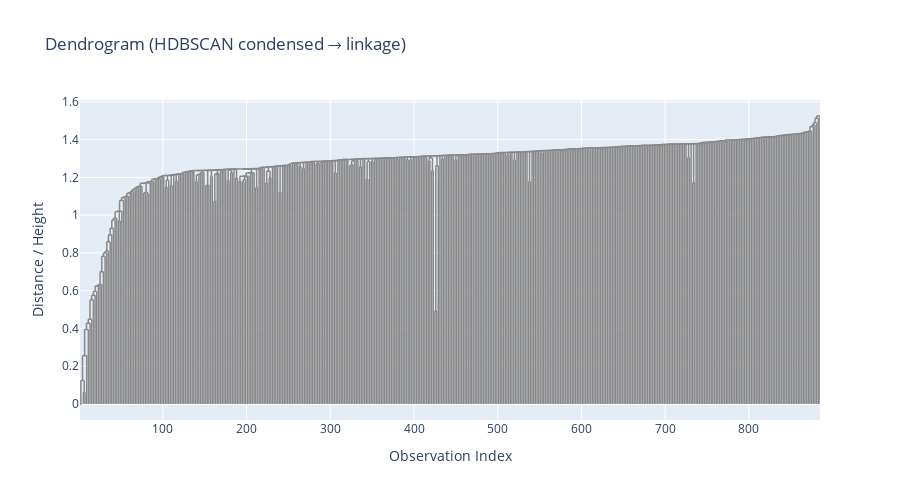

Notebook code for this chart:
### Markdown cell above
# Plot all

### Code cell
linkage_mapped, old_new_id_map = hdbscan_condensed_to_linkage(condensed_tree)
print("linkage shape:", linkage_mapped.shape)
print("sample rows:", linkage_mapped[:3])

# Optional: compute stability (original cluster IDs)
stability_scores = compute_stability(condensed_tree)

# TODO: set the cluster IDs you want to highlight (original IDs)
highlight_cluster_ids = []  # e.g., [115760, 115761]
fig = plot_dendrogram(
    linkage_mapped,
    highlight_cluster_ids,
    old_new_id_map,
    stability_scores=stability_scores,
)
fig.show()
